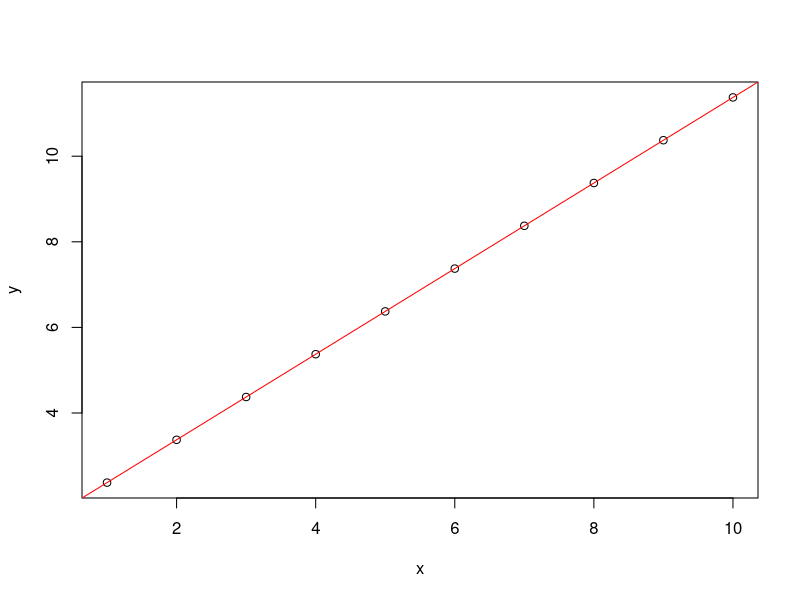

The R script that drew this image:
## Ch2 Appendix, Linear Algebra and Regression ##

set.seed(1)
x <- 1:10
y <- 2+x+rnorm(1)
print(cbind(x,y))
plot(x,y)
abline(lm(y~x), col = 'red')
#
b <- solve(t(x)%*%x)%*%t(x)%*%y
b
#
y_hat <- x%*%b
y_hat
#
e <- y-y_hat #잔차 residual
e
#
H <- x%*%solve(t(x)%*%x)%*%t(x) #Hat Matrix H
y_hat2 <- H%*%y # 추정된 종속변수(vector of fitted values Yhat)
y_hat2
#
# Sum of squared residuals
SSE <- t(y)%*%y-t(b)%*%t(x)%*%y
SSE
# Degree of Freedom
df <- nrow(x) - ncol(x)
df

df <- length(x)-1
df

MSE <- SSE/df
MSE
# var - cov matrix
VC_b <- MSE[1,1]*solve(t(x)%*%x)
VC_b

# var - cov matrix of residuals
VC_e <- MSE[1,1] * (diag(nrow(H))-H)
VC_e
